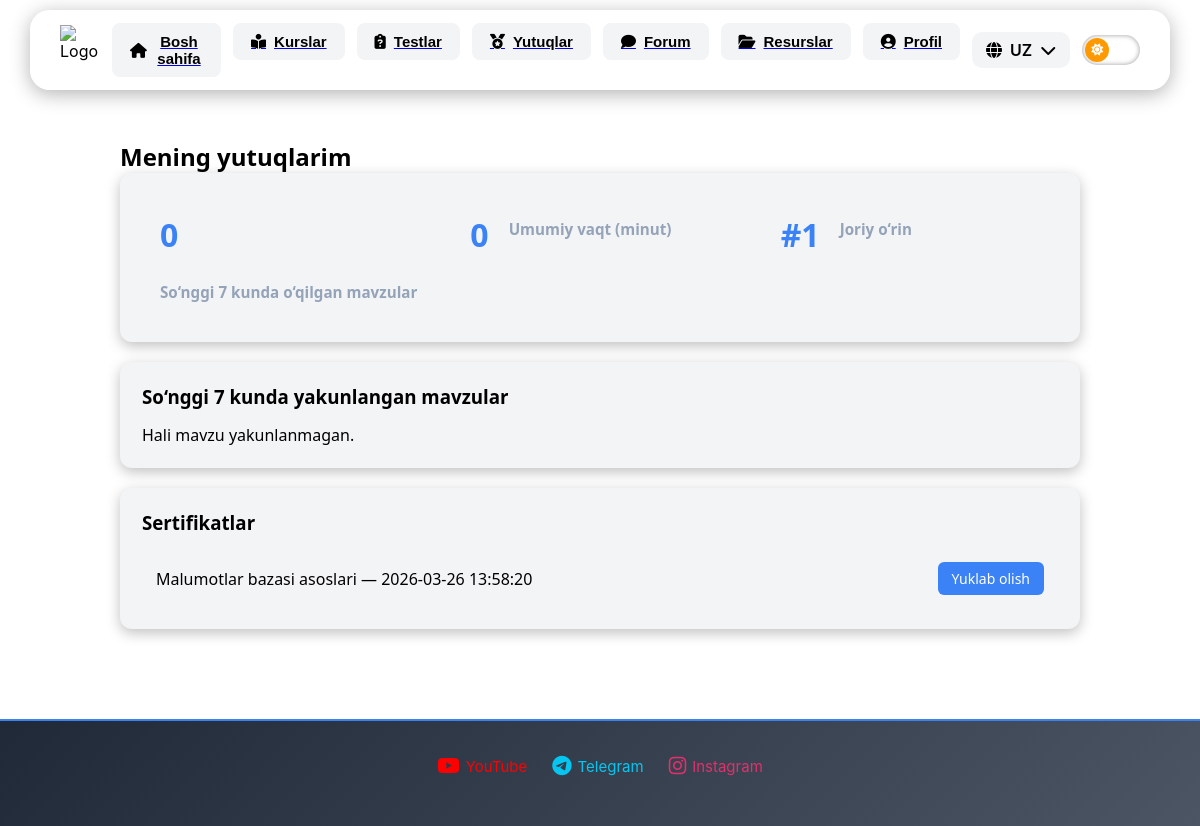
Page /student/achievements (signed in) on the committed database.
### tables this page shows
CREATE TABLE certificates(
    id INTEGER PRIMARY KEY AUTOINCREMENT,
    user_id INTEGER NOT NULL,
    course_id INTEGER NOT NULL,
    date TEXT DEFAULT (DATETIME('now', '+5 hours')),
    UNIQUE(user_id, course_id),
    FOREIGN KEY(user_id) REFERENCES users(id) ON DELETE CASCADE,
    FOREIGN KEY(course_id) REFERENCES courses(id) ON DELETE CASCADE
);

CREATE TABLE courses(
    id INTEGER PRIMARY KEY AUTOINCREMENT,
    name TEXT NOT NULL,
    title TEXT NOT NULL,
    img TEXT
);

### routes/student.py (the view)
@bp.route("/achievements")
def achievements():
    user_id = session.get("user_id")
    if not user_id:
        return redirect("/login")
    conn = sqlite3.connect("database.db")
    conn.row_factory = sqlite3.Row  # natijalarni dict kabi ishlatish uchun
    c = conn.cursor()
    certificates = c.execute("""
        SELECT c.*, cr.name AS course_name
        FROM certificates c
        JOIN courses cr ON c.course_id = cr.id
        WHERE c.user_id=?
    """, (user_id,)).fetchall()
    seven_days_ago = (datetime.now() - timedelta(days=7)).strftime("%Y-%m-%d %H:%M:%S")
    recent_topics = c.execute("""
        SELECT t.id, t.name, t.time
        FROM studies s
        JOIN topics t ON s.topic_id=t.id
        WHERE s.user_id=? AND s.value='succesfully' AND s.date>=?
    """, (user_id, seven_days_ago)).fetchall()
    total_minutes = sum([t["time"] for t in recent_topics if t["time"]])
    total_topics = len(recent_topics)
    all_users = c.execute("""
        SELECT s.user_id, SUM(t.time) AS total_time
        FROM studies s
        JOIN topics t ON s.topic_id=t.id
        WHERE s.value='succesfully'
        GROUP BY s.user_id
        ORDER BY total_time DESC
    """).fetchall()
    position = 1
    for idx, u in enumerate(all_users, 1):
        if u["user_id"] == user_id:
            position = idx
            break
    conn.close()
    return render_template(
        "student/achievements.html",
        certificates=certificates,
        total_topics=total_topics,
        total_minutes=total_minutes,
        position=position,
        recent_topics=recent_topics
    )

### routes/student.py (called while the page is built)
@bp.before_request
def require_login():
    open_routes = [
        "student.student_dashboard",
        "student.student_courses"
    ]
    if request.endpoint in open_routes:
        return
    if "user_id" not in session:
        return redirect(url_for('auth.login', next=request.path))

### templates/student/achievements.html (shortened to what this page needs)
{% extends "base.html" %}
{% block content %}
<div class="achievements" >
    <h2>Mening yutuqlarim</h2>
    <div class="section stats">
        <div class="stat">
            <h1>{{ total_topics }}</h1>
            <h4>So‘nggi 7 kunda o‘qilgan mavzular</h4>
        </div>
        <div class="stat">
            <h1>{{ total_minutes }}</h1>
            <h4>Umumiy vaqt (minut)</h4>
        </div>
        <div class="stat">
            <h1>#{{ position }}</h1>
            <h4>Joriy o‘rin</h4>
        </div>
    </div>
    <div class="section">
        <h3 style="background: var(--card-bg);color: var(--text-color);">So‘nggi 7 kunda yakunlangan mavzular</h3>
        {% if recent_topics %}
            <ul style="margin-left: 30px;">
            {% for t in recent_topics %}
                <li class="recent-topic">{{ t['name'] }} — {{ t['time'] }} min</li>
            {% endfor %}
            </ul>
        {% else %}
            <p>Hali mavzu yakunlanmagan.</p>
        {% endif %}
    </div>
    <div class="section">
        <h3 style="background: var(--card-bg);color: var(--text-color);">Sertifikatlar</h3>
        {% if certificates %}
            {% for c in certificates %}
                <div class="cert">
                    <span>{{ c['course_name'] }} — {{ c['date'] }}</span>
                    <a class="button" href="{{ url_for('dashboard.download_certificate', cert_id=c['id']) }}">Yuklab olish</a>
                </div>
            {% endfor %}
        {% else %}
            <p>Sizda hali sertifikat mavjud emas.</p>
        {% endif %}
    </div>
</div>
{% endblock %}

### static/css/base.css (style rules this page uses)
* { margin: 0; padding: 0; box-sizing: border-box; }
body { font-family: -apple-system, BlinkMacSystemFont, "Segoe UI", Roboto, sans-serif; background-color: #f4f6fb; background: linear-gradient(90deg, #6695fb, #5d2efa); color: #333; }
:root { --bg-color: #ffffff; --text-color: #111827; --card-bg: #f3f4f6; --nav-bg: rgba(255,255,255,0.8); }
.stat { display: flex; gap: 20px; flex-wrap: wrap; }

### templates/base.html (style rules this page uses)
:root { --bg-color: #ffffff; --text-color: #000000; --card-bg: #f3f4f6; --nav-bg: rgba(255,255,255,0.8); }
body { margin: 0; font-family: 'Inter', sans-serif; background: linear-gradient(135deg, #0f111a 0%, #1c1f2a 100%); color: #e5e7eb; min-height: 100vh; }
body { background: var(--bg-color); }
body { background: var(--bg-color); color: var(--text-color); }
body { top: 0px !important; }
* { transition: all 0.3s ease; }

### templates/student/achievements.html (style rules this page uses)
.achievements { max-width:1000px; margin:auto; padding:20px; font-family:'Segoe UI', Tahoma, Geneva, Verdana, sans-serif; color:#e5e7eb; color: var(--text-color); }
.section { background: var(--card-bg);color: var(--text-color); padding:22px; margin-bottom:20px; border-radius:12px; box-shadow:0 4px 14px rgba(0,0,0,0.25); }
.section h3 { margin-bottom:15px; color:#ffffff; }
.stats { display:grid; grid-template-columns:repeat(auto-fit,minmax(160px,1fr)); gap:15px; }
.stat { background: var(--card-bg);color: var(--text-color); padding:18px; border-radius:10px; text-align:center; transition: transform 0.3s, box-shadow 0.3s; }
.stat h1 { margin:0; font-size:2rem; color:#3b82f6; }
.stat h4 { margin-top:6px; font-size:0.95rem; color:#94a3b8; }
.cert { display:flex; justify-content:space-between; align-items:center; background: var(--card-bg);color: var(--text-color); padding:12px 14px; border-radius:8px; margin-top:10px; transition: background 0.3s, transform 0.3s; }
.button { background:#3b82f6; color:white; padding:7px 14px; border-radius:6px; text-decoration:none; font-size:14px; transition: background 0.3s, transform 0.3s; }

### rows in the picture
certificates: course_name "Malumotlar bazasi asoslari", date "2026-03-26 13:58:20"

### other values in the picture
{{ total_topics }} "0"
{{ total_minutes }} "0"
{{ position }} "1"
